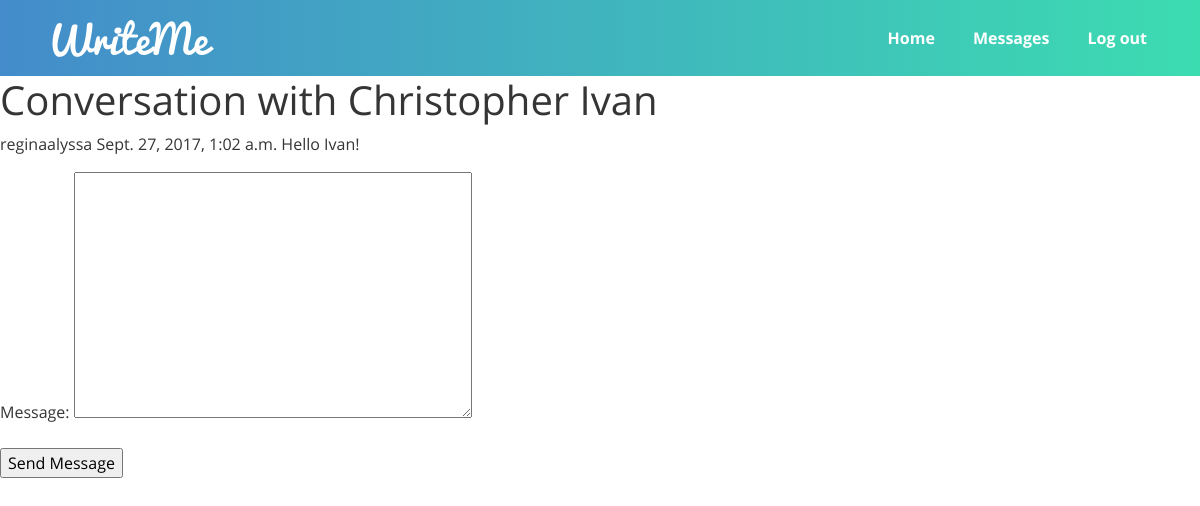
The page /messages/ivan/ (signed in) on the database its author committed.
### messaging/models.py (models this page shows)
class Message(models.Model):
    conversation = models.ForeignKey(Conversation)
    sender = models.ForeignKey(User)
    message = models.TextField()
    timestamp = models.DateTimeField(auto_now_add=True)
    unread_flag = models.BooleanField(default=True)

### messaging/views.py (the view, shortened to what this page needs)
# urls.py: url(r'^(?P<username>\w+)/$', ConversationMessagesListView.as_view(), name='conversation'),
class ConversationMessagesListView(NewMessageView):
    template_name = "messaging/conversation.html"
    form_class = NewMessageHiddenUserForm
    def get_queryset(self):
        user1 = self.request.user
        user2 = User.objects.get(username=self.kwargs.get('username'))
        try:
            conversation = Conversation.objects.get(
                (Q(user1=user1) & Q(user2=user2)) |
                (Q(user1=user2) & Q(user2=user1))
            )
        except Conversation.DoesNotExist:
            print("Did not retrieve conversation.")
            return None
        messages_list = Message.objects.filter(conversation=conversation).order_by('timestamp')
        messages_list.exclude(sender=user1).update(unread_flag=False)
        return messages_list
    def get_context_data(self, **kwargs):
        context = super(ConversationMessagesListView, self).get_context_data(**kwargs)
        context['conversation_user'] = get_object_or_404(User, username=self.kwargs.get('username'))
        context['messages_list'] = self.get_queryset()
        return context

### messaging/forms.py
class NewMessageHiddenUserForm(NewMessageForm):
    username = forms.CharField(widget=forms.HiddenInput())

### messaging/views.py (called while the page is built)
    def get_initial(self):
        initial = super(NewMessageView, self).get_initial()
        initial['username'] = self.kwargs.get('username')
        return initial

### messaging/templates/messaging/conversation.html (shortened to what this page needs)
{% extends "base.html" %}
{% block content %}
    <h1>Conversation with {{ conversation_user.first_name }} {{ conversation_user.last_name }}</h1>
    {% if messages_list %}
        {% for message in messages_list %}
            <p>
                {{ message.sender }}
                {{ message.timestamp }}
                {{ message.message }}
            </p>
        {% endfor %}
    {% else %}
        <p>You haven't made a conversation with {{ conversation_user.first_name }} yet.</p>
    {% endif %}
    <form action="" method="post">
        {{ form.as_p }}
        <input type="submit" value="Send Message" /><br />
    </form>
{% endblock %}

### static/css/style.css (style rules this page uses)
html { height: 100%; min-height: 410px; min-width: 320px; }
body { height: 100%; font-family: "OpenSans-Regular", sans-serif; color: #353535; }

### rows shown on the page
Message: sender "reginaalyssa", timestamp "Sept. 27, 2017, 1:02 a.m.", message "Hello Ivan!"

### other values the page prints
{{ conversation_user.first_name }} "Christopher"
{{ conversation_user.last_name }} "Ivan"
